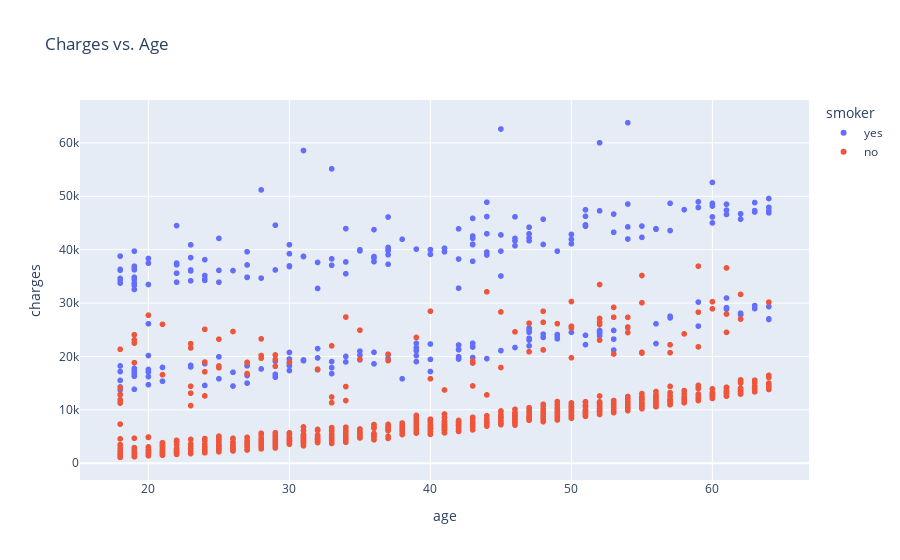

The cell this chart's notebook holds for it:
### Code cell
px.scatter(
    medical_df,
    x='age',
    y='charges',
    color='smoker',
    title="Charges vs. Age"
)

### Figure 1 — Plotly figure (JSON) as saved in the notebook; plotly's stock layout.template omitted (floating-point values rounded to 4 significant figures; data arrays with more than 128 entries replaced by an {"elided": "..."} marker saying what was removed)
{"data": [{"hovertemplate": "smoker=yes<br>age=%{x}<br>charges=%{y}<extra></extra>", "legendgroup": "yes", "marker": {"color": "#636efa", "symbol": "circle"}, "mode": "markers", "name": "yes", "showlegend": true, "type": "scattergl", "x": {"elided": "274 int values"}, "xaxis": "x", "y": {"elided": "274 float values"}, "yaxis": "y"}, {"hovertemplate": "smoker=no<br>age=%{x}<br>charges=%{y}<extra></extra>", "legendgroup": "no", "marker": {"color": "#EF553B", "symbol": "circle"}, "mode": "markers", "name": "no", "showlegend": true, "type": "scattergl", "x": {"elided": "1064 int values"}, "xaxis": "x", "y": {"elided": "1064 float values"}, "yaxis": "y"}], "layout": {"legend": {"title": {"text": "smoker"}, "tracegroupgap": 0}, "title": {"text": "Charges vs. Age"}, "xaxis": {"anchor": "y", "domain": [0, 1], "title": {"text": "age"}}, "yaxis": {"anchor": "x", "domain": [0, 1], "title": {"text": "charges"}}}}
